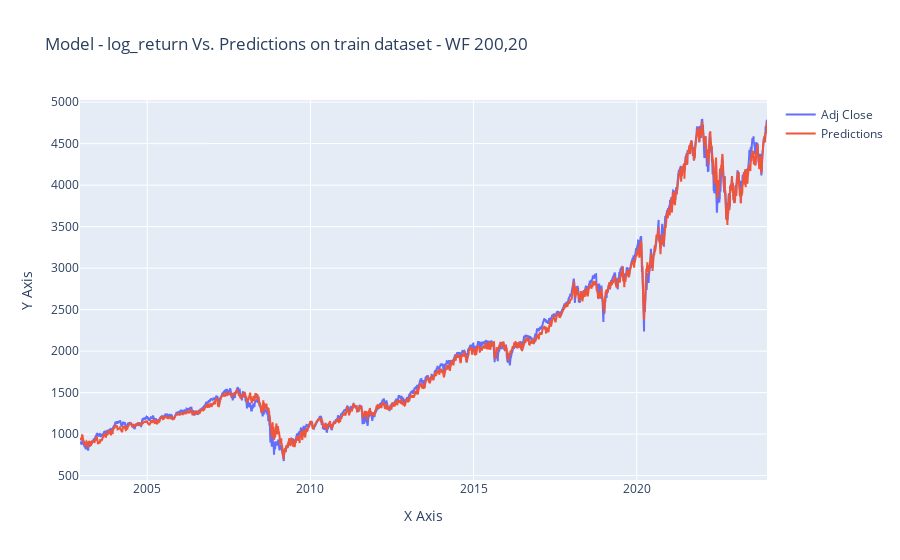

Notebook cell for this chart:
### Code cell
# Assuming df is your DataFrame containing the data
# Replace 'feature1' and 'feature2' with the names of the features you want to plot
feature1 = 'Adj Close'
feature2 = 'Predictions'

# Create line plot
fig = go.Figure(data=go.Scatter(
    x=sp500_d_includes_results.index,  # Assuming the index represents x-axis values
    y=sp500_d_includes_results[feature1],
    mode='lines',
    name=feature1
))

# Add another line plot for the second feature
fig.add_trace(go.Scatter(
    x=sp500_d_includes_results.index,  # Assuming the index represents x-axis values
    y=sp500_d_includes_results[feature2],
    mode='lines',
    name=feature2
))

# Customize layout
fig.update_layout(
    title='Model - log_return Vs. Predictions on train dataset - WF 200,20',
    xaxis=dict(title='X Axis'),  # Customize x-axis label
    yaxis=dict(title='Y Axis'),  # Customize y-axis label
    hovermode='closest'
)

# Show plot
fig.show()

### Figure 1 — Plotly figure (JSON) as saved in the notebook; plotly's stock layout.template omitted (floating-point values rounded to 4 significant figures; data arrays with more than 128 entries replaced by an {"elided": "..."} marker saying what was removed)
{"data": [{"mode": "lines", "name": "Adj Close", "type": "scatter", "x": {"elided": "5300 str values"}, "y": {"elided": "5300 float values"}}, {"mode": "lines", "name": "Predictions", "type": "scatter", "x": {"elided": "5300 str values"}, "y": {"elided": "5300 float values"}}], "layout": {"hovermode": "closest", "title": {"text": "Model - log_return Vs. Predictions on train dataset - WF 200,20"}, "xaxis": {"title": {"text": "X Axis"}}, "yaxis": {"title": {"text": "Y Axis"}}}}
